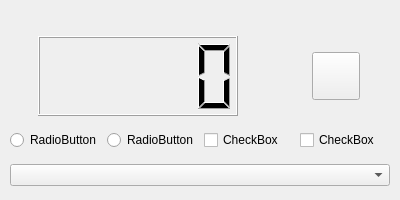
<?xml version="1.0" encoding="UTF-8"?>
<ui version="4.0">
 <class>ScreenRecorderClass</class>
 <widget class="QWidget" name="ScreenRecorderClass">
  <property name="geometry">
   <rect>
    <x>0</x>
    <y>0</y>
    <width>400</width>
    <height>200</height>
   </rect>
  </property>
  <property name="minimumSize">
   <size>
    <width>400</width>
    <height>200</height>
   </size>
  </property>
  <property name="maximumSize">
   <size>
    <width>400</width>
    <height>200</height>
   </size>
  </property>
  <property name="windowTitle">
   <string>ScreenRecorder</string>
  </property>
  <layout class="QVBoxLayout" name="verticalLayout">
   <property name="spacing">
    <number>10</number>
   </property>
   <property name="leftMargin">
    <number>10</number>
   </property>
   <property name="topMargin">
    <number>32</number>
   </property>
   <property name="rightMargin">
    <number>10</number>
   </property>
   <property name="bottomMargin">
    <number>10</number>
   </property>
   <item>
    <layout class="QHBoxLayout" name="horizontalLayout_2">
     <item>
      <widget class="QLCDNumber" name="lcdNumber">
       <property name="minimumSize">
        <size>
         <width>200</width>
         <height>80</height>
        </size>
       </property>
       <property name="maximumSize">
        <size>
         <width>200</width>
         <height>80</height>
        </size>
       </property>
      </widget>
     </item>
     <item>
      <spacer name="horizontalSpacer">
       <property name="orientation">
        <enum>Qt::Horizontal</enum>
       </property>
       <property name="sizeType">
        <enum>QSizePolicy::Fixed</enum>
       </property>
       <property name="sizeHint" stdset="0">
        <size>
         <width>40</width>
         <height>20</height>
        </size>
       </property>
      </spacer>
     </item>
     <item>
      <widget class="QPushButton" name="btnRec">
       <property name="minimumSize">
        <size>
         <width>48</width>
         <height>48</height>
        </size>
       </property>
       <property name="maximumSize">
        <size>
         <width>48</width>
         <height>48</height>
        </size>
       </property>
       <property name="styleSheet">
        <string notr="true"/>
       </property>
       <property name="text">
        <string/>
       </property>
       <property name="iconSize">
        <size>
         <width>48</width>
         <height>48</height>
        </size>
       </property>
      </widget>
     </item>
    </layout>
   </item>
   <item>
    <layout class="QHBoxLayout" name="horizontalLayout">
     <item>
      <widget class="QRadioButton" name="radioButton">
       <property name="text">
        <string>RadioButton</string>
       </property>
      </widget>
     </item>
     <item>
      <widget class="QRadioButton" name="radioButton_2">
       <property name="text">
        <string>RadioButton</string>
       </property>
      </widget>
     </item>
     <item>
      <widget class="QCheckBox" name="checkBox">
       <property name="text">
        <string>CheckBox</string>
       </property>
      </widget>
     </item>
     <item>
      <widget class="QCheckBox" name="checkBox_2">
       <property name="text">
        <string>CheckBox</string>
       </property>
      </widget>
     </item>
    </layout>
   </item>
   <item>
    <widget class="QComboBox" name="comboBox"/>
   </item>
  </layout>
 </widget>
 <layoutdefault spacing="6" margin="11"/>
 <resources>
  <include location="ScreenRecorder.qrc"/>
 </resources>
 <connections/>
</ui>
